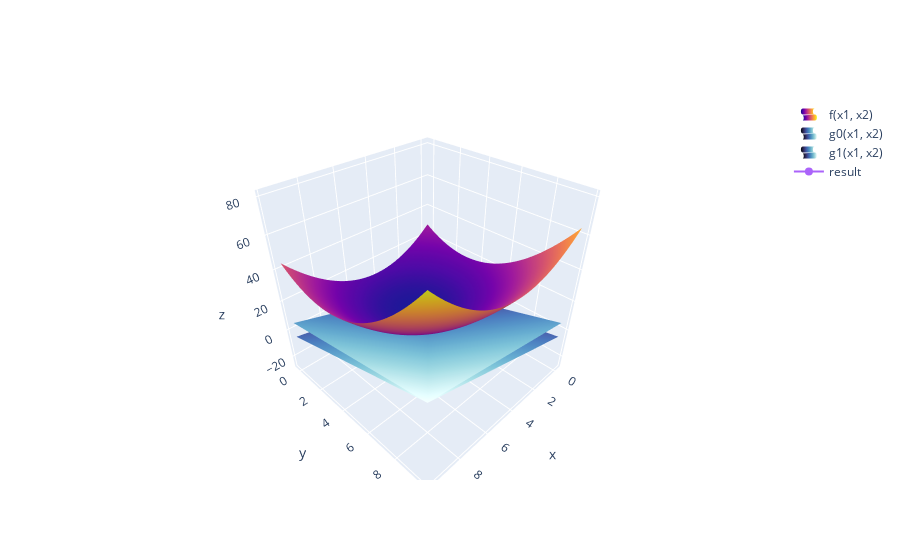

Write notebook code for a chart like this one.
### Markdown cell above
# Задание 2

### Code cell
example3 = '-x1**2+6*x1+x2'
limit3 = ['2*x1+3*x2-24=0', '3*x1+2*x2-24=0']
result = Newton(example3, limit3, (0, 0))
visualize3d(example4, ['2*x1+3*x2-24', '3*x1+2*x2-24'], result).show()
